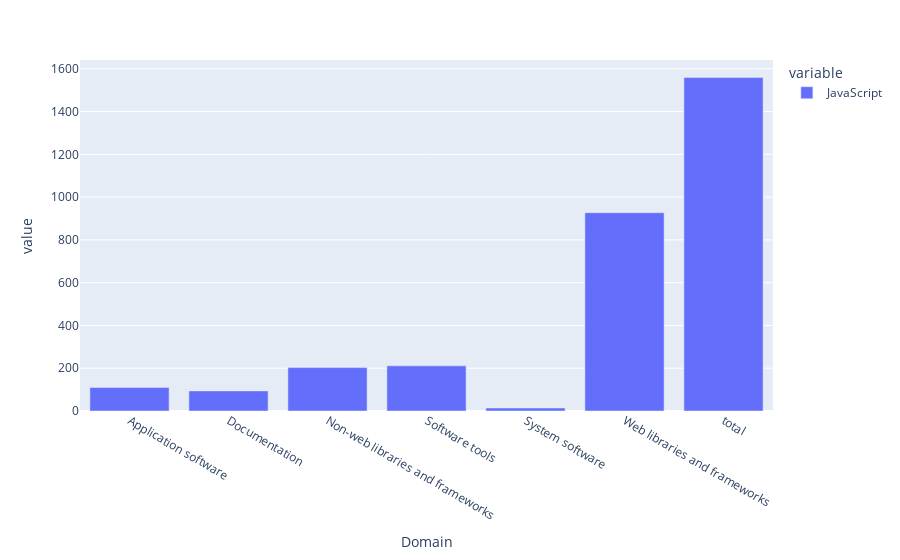

Notebook code cell kept with this figure:
### Code cell
fig8=px.bar(pivot_df['JavaScript'])
fig8.show()

### Figure 1 — Plotly figure (JSON) as saved in the notebook; plotly's stock layout.template omitted (floating-point values rounded to 4 significant figures)
{"data": [{"alignmentgroup": "True", "hovertemplate": "variable=JavaScript<br>Domain=%{x}<br>value=%{y}<extra></extra>", "legendgroup": "JavaScript", "marker": {"color": "#636efa", "pattern": {"shape": ""}}, "name": "JavaScript", "offsetgroup": "JavaScript", "orientation": "v", "showlegend": true, "textposition": "auto", "type": "bar", "x": ["Application software", "Documentation", "Non-web libraries and frameworks", "Software tools", "System software", "Web libraries and frameworks", "total"], "xaxis": "x", "y": [110, 94, 203, 211, 14, 927, 1559], "yaxis": "y"}], "layout": {"barmode": "relative", "legend": {"title": {"text": "variable"}, "tracegroupgap": 0}, "margin": {"t": 60}, "xaxis": {"anchor": "y", "domain": [0, 1], "title": {"text": "Domain"}}, "yaxis": {"anchor": "x", "domain": [0, 1], "title": {"text": "value"}}}}
